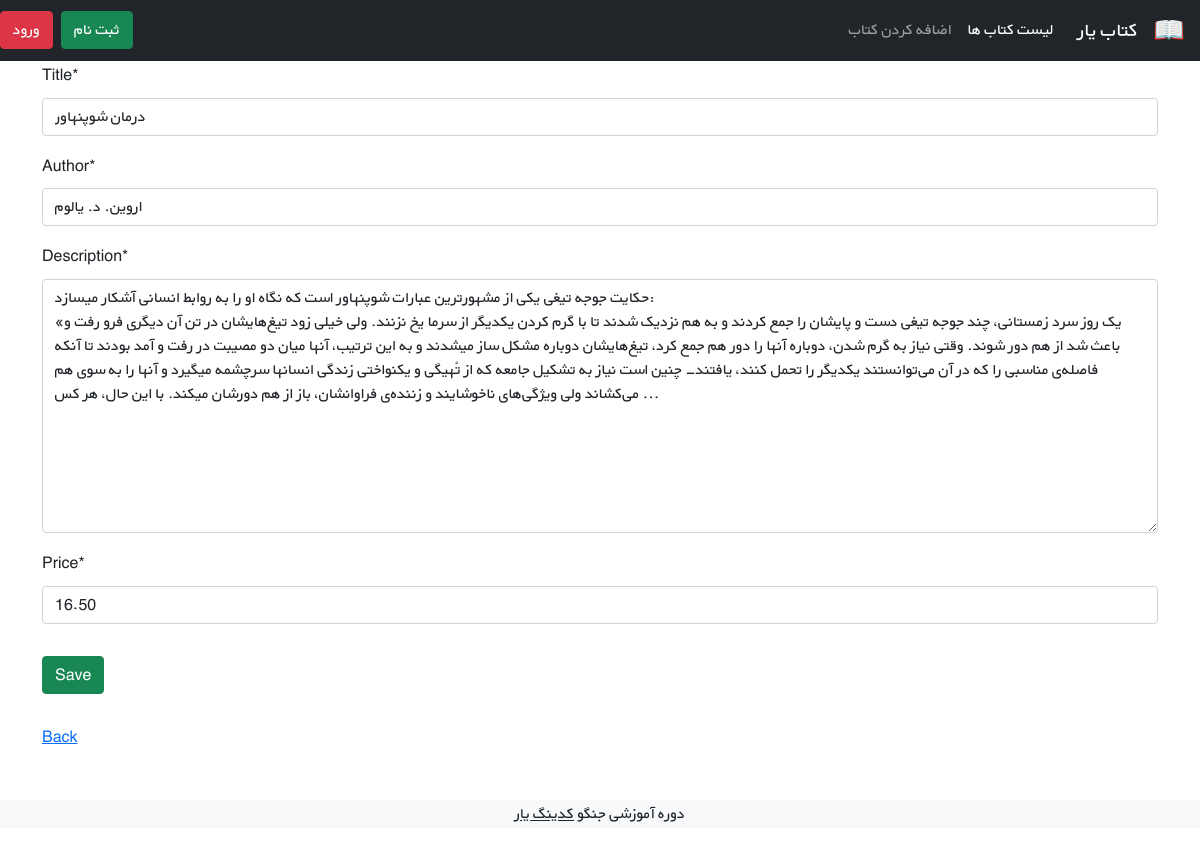
Screenshot of /books/1/edit/ with the database file from the repository.
### books/models.py (models this page shows, shortened)
class Book(models.Model):
    title = models.CharField(max_length=200)
    author = models.CharField(max_length=200)
    description = models.TextField()
    price = models.DecimalField(max_digits=6, decimal_places=2)

### books/views.py (the view)
# urls.py: path('<int:pk>/edit/', BookUpdateView.as_view(), name='book_edit'),
class BookUpdateView(generic.UpdateView):
    model = Book
    fields = ['title', 'author', 'description', 'price', ]
    template_name = 'books/book_update.html'

### books/templates/books/book_update.html (shortened to what this page needs)
{% extends '_base.html' %}
{% load crispy_forms_tags %}
{% block content %}
    <form action="" method="post">
        {{ form|crispy }}
        <input class="btn btn-success mt-3" type="submit" value="Save">
    </form>
    <br>
    <a href="{% url 'book_list' %}">Back</a>
{% endblock %}

### static/css/style.css (style rules this page uses)
* { font-family: 'BYekan', sans-serif; line-height: 1.8rem; }

### rows the page displays
Book: title "درمان شوپنهاور", author "اروین. د. یالوم", description "حکایت جوجه تیغی یکی از مشهورترین عبارات شوپنهاور است که نگاه او را به روابط انسانی آشکار میسازد: «یک روز سرد زمستانی، چند جوجه تیغی دست و پایشان را جمع کردند و به هم نزدیک شدند تا با گرم کردن یکدیگر از سرما یخ نزنند. ولی خیلی زود تیغ‌هایشان در تن آن دیگری فرو رفت و باعث شد از هم دور شوند. وقتی نیاز به گرم شدن، دوباره آنها را دور هم جمع کرد، تیغ‌هایشان دوباره مشکل ساز میشدند و به این ترتیب، آنها میان دو مصیبت در رفت و آمد بودند تا آنکه فاصله‌ی مناسبی را که در آن می‌توانستند یکدیگر را تحمل کنند، یافتند- چنین است نیاز به تشکیل جامعه که از تُهیگی و یکنواختی زندگی انسانها سرچشمه میگیرد و آنها را به سوی هم می‌کشاند ولی ویژگی‌های ناخوشایند و زننده‌ی فراوانشان، باز از هم دورشان میکند. با این حال،…", price "16.50"
